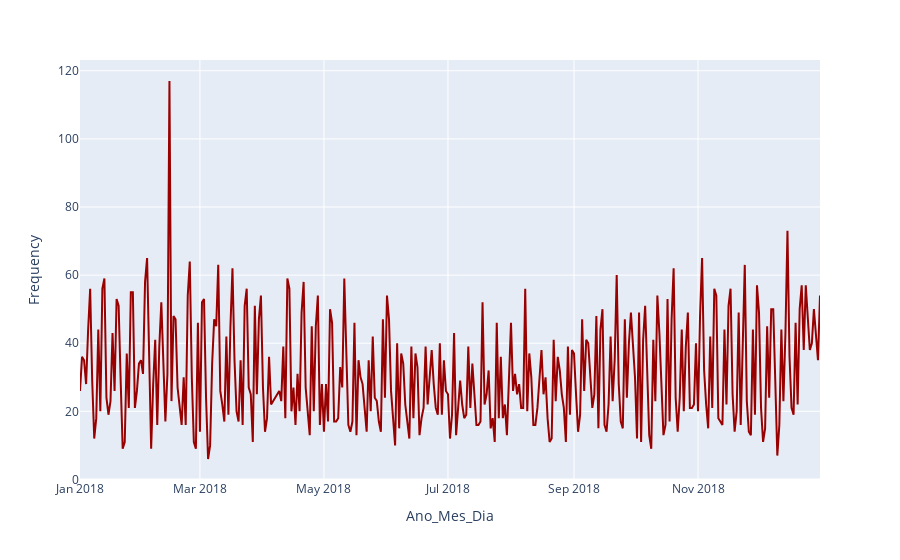

This figure's notebook cell:
### Code cell
#Create a new dataframe to perform visuzlaization
year=dataset_date.groupby(['Ano_Mes_Dia']).sum('Frequency')
year.reset_index(drop=False,inplace=True)
#Vistis by year (2018)
fig = px.line(year, x='Ano_Mes_Dia' , y='Frequency',labels={'y': 'Number of Sales','x': 'Date'}, color_discrete_sequence=["#990000"])
figure = go.Figure(data=fig)
figure.show()

### Figure 1 — Plotly figure (JSON) as saved in the notebook; plotly's stock layout.template omitted (floating-point values rounded to 4 significant figures; data arrays with more than 128 entries replaced by an {"elided": "..."} marker saying what was removed)
{"data": [{"hovertemplate": "Ano_Mes_Dia=%{x}<br>Frequency=%{y}<extra></extra>", "legendgroup": "", "line": {"color": "#990000", "dash": "solid"}, "marker": {"symbol": "circle"}, "mode": "lines", "name": "", "orientation": "v", "showlegend": false, "type": "scatter", "x": {"elided": "359 str values"}, "xaxis": "x", "y": {"elided": "359 int values"}, "yaxis": "y"}], "layout": {"legend": {"tracegroupgap": 0}, "margin": {"t": 60}, "xaxis": {"anchor": "y", "domain": [0, 1], "title": {"text": "Ano_Mes_Dia"}}, "yaxis": {"anchor": "x", "domain": [0, 1], "title": {"text": "Frequency"}}}}
